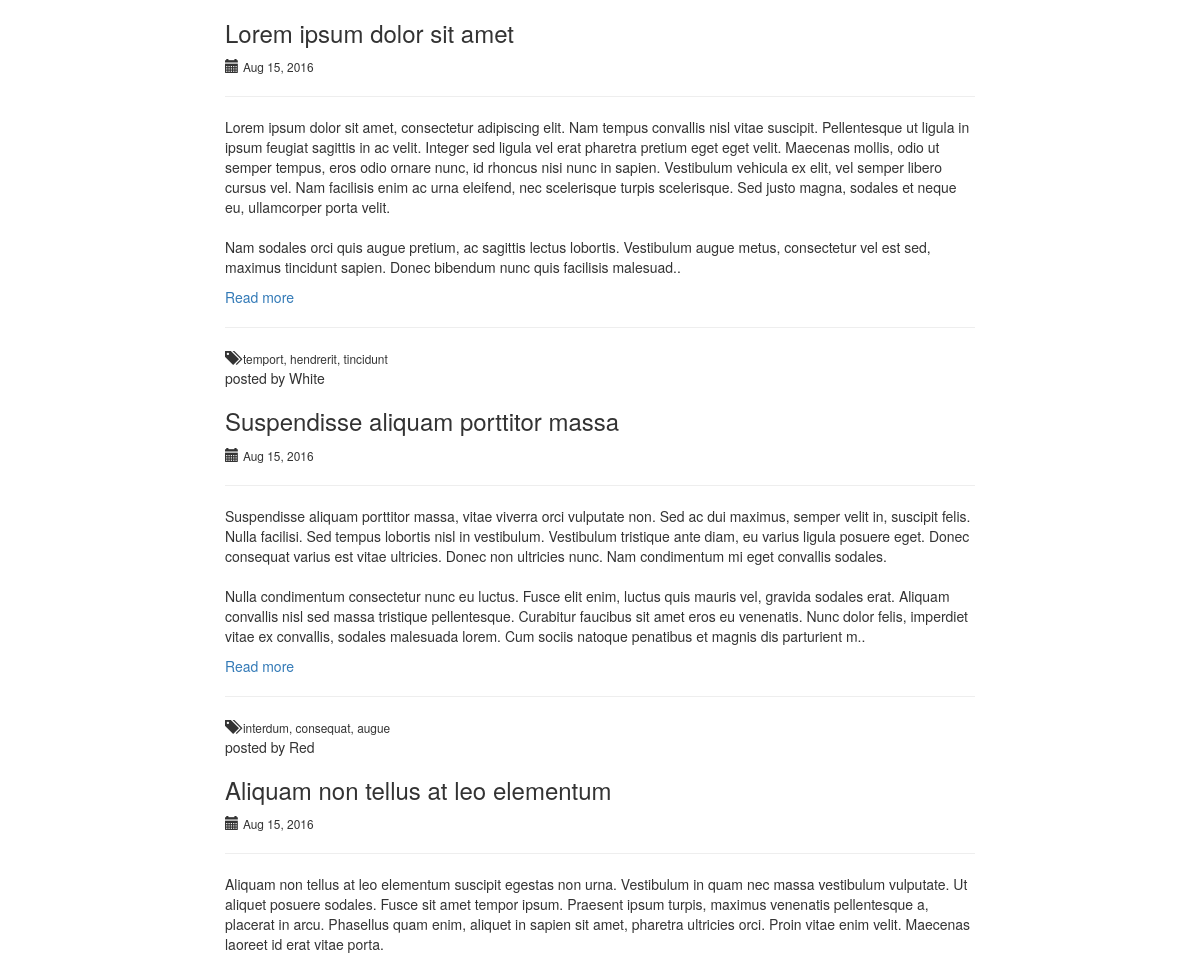
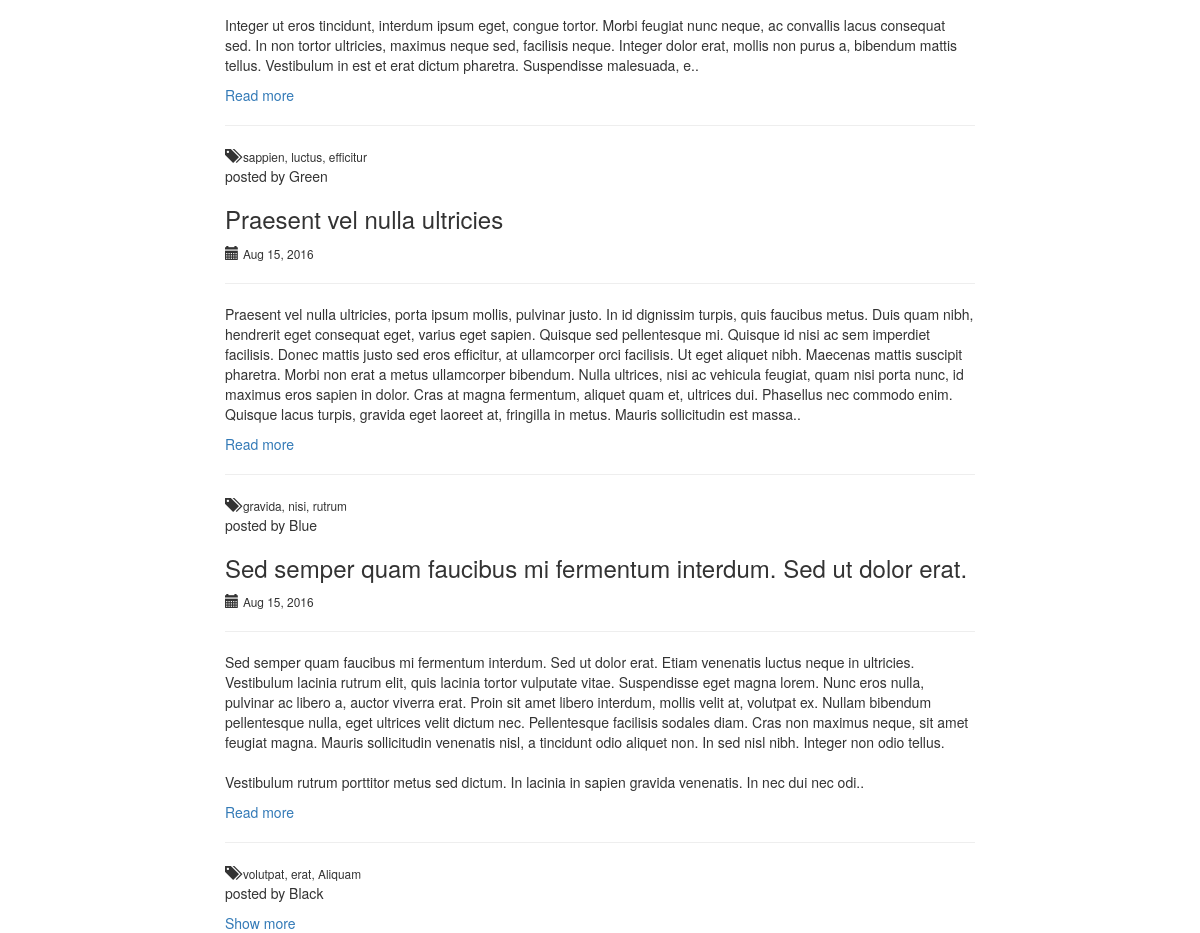
The page / on the database its author committed (2 pictures, top to bottom).
### blog/models.py (models this page shows, shortened)
class Post(models.Model):
    id = models.AutoField(primary_key=True)
    title = models.CharField(max_length=256)
    content = models.TextField()
    author = models.ForeignKey(Author)
    tags = models.CharField(max_length=128)
    published_date = models.DateTimeField(auto_now_add=True)
    update_date = models.DateTimeField(auto_now_add=True)
    approved = models.BooleanField(default=False)
    views = models.IntegerField(default=0)
    class Meta:
        verbose_name_plural = "Posts"
        ordering = ['published_date']
    def content_length(self):
        return len(self.content)

class Author(models.Model):
    id = models.AutoField(primary_key=True)
    nick = models.CharField(max_length=128)
    email = models.EmailField()
    class Meta:
        verbose_name_plural = "Authors"
        ordering = ['-nick']
    def __str__(self):
        return u'%s' % self.nick

### blog/views.py (the view)
# urls.py: url(r'^$', IndexView.as_view(template_name="blog/index.html"), name='index_view'),
class IndexView(TemplateView):
    model = Post
    def get_context_data(self, **kwargs):
        context = super(IndexView, self).get_context_data()
        context['title_page'] = "HomePage"
        context['posts'] = Post.objects.all()[:5]
        return context

### templates/blog/index.html (shortened to what this page needs)
{% extends 'base.html' %}
{% block body_block %}
    <div class="container">
        <div class="row">
            <div class="col-md-offset-2 col-md-8 col-md-offset2">
                {% if posts %}
                    {% for post in posts %}
                        <div class="postTitle">
                            <h3>{{ post.title }}</h3>
                        </div>
                        <div class="postDate">
                            <span class="glyphicon glyphicon-calendar" aria-hidden="true"></span>
                            <small> {{ post.published_date|date:"M d, Y " }}</small>
                        <hr>
                        </div>
                        <div class="postContent">
                        {% if post.content_length <= 700 %}
                            <p>{{ post.content }}</p>
                        {% else %}
                            <p>{{ post.content|slice:"0:700"|linebreaksbr }}..</p>
                        {% endif %}
                        </div>
                        <a href="{% url 'detail_view' pk=post.pk %}">Read more</a>
                        <hr>
                        <div class="postTags">
                            <span class="glyphicon glyphicon-tags" aria-hidden="true"></span>
                            <small> {{ post.tags }}</small>
                            <div class="postAuthor">
                                <p>posted by {{ post.author }} </p>
                            </div>
                        </div>
                    {% endfor %}
                {% else %}
                    <h1>There is no posts.</h1>
                {% endif %}
                <a href="{% url 'all_post_view' page=1 %}"> Show more </a>
            </div>
        </div>
    </div>
{% endblock %}

### templates/base.html (shortened to what this page needs)
<!DOCTYPE html>
{% load staticfiles %}
<html lang="en">
<head>
    <link rel="stylesheet" href="{% static "css/styles.css" %}" type="text/css"/>
    <link rel="stylesheet" href="https://maxcdn.bootstrapcdn.com/bootstrap/3.3.7/css/bootstrap.min.css"
>
    <link rel="stylesheet" href="https://maxcdn.bootstrapcdn.com/bootstrap/3.3.7/css/bootstrap-theme.min.css"
>
</head>
<body>
{% block body_block %}{% endblock %}
</body>
</html>

### rows shown on the page
Post: title "Lorem ipsum dolor sit amet", published_date "Aug 15, 2016", content "Lorem ipsum dolor sit amet, consectetur adipiscing elit. Nam tempus convallis nisl vitae suscipit. Pellentesque ut ligula in ipsum feugiat sagittis in ac velit. Integer sed ligula vel erat pharetra pretium eget eget velit. Maecenas mollis, odio ut semper tempus, eros odio ornare nunc, id rhoncus nisi nunc in sapien. Vestibulum vehicula ex elit, vel semper libero cursus vel. Nam facilisis enim ac urna eleifend, nec scelerisque turpis scelerisque. Sed justo magna, sodales et neque eu, ullamcorper porta velit. Nam sodales orci quis augue pretium, ac sagittis lectus lobortis. Vestibulum augue metus, consectetur vel est sed, maximus tincidunt sapien. Donec bibendum nunc quis facilisis malesuad", tags "temport, hendrerit, tincidunt", author "White"
Post: title "Suspendisse aliquam porttitor massa", published_date "Aug 15, 2016", content "Suspendisse aliquam porttitor massa, vitae viverra orci vulputate non. Sed ac dui maximus, semper velit in, suscipit felis. Nulla facilisi. Sed tempus lobortis nisl in vestibulum. Vestibulum tristique ante diam, eu varius ligula posuere eget. Donec consequat varius est vitae ultricies. Donec non ultricies nunc. Nam condimentum mi eget convallis sodales. Nulla condimentum consectetur nunc eu luctus. Fusce elit enim, luctus quis mauris vel, gravida sodales erat. Aliquam convallis nisl sed massa tristique pellentesque. Curabitur faucibus sit amet eros eu venenatis. Nunc dolor felis, imperdiet vitae ex convallis, sodales malesuada lorem. Cum sociis natoque penatibus et magnis dis parturient m", tags "interdum, consequat, augue", author "Red"
Post: title "Aliquam non tellus at leo elementum", published_date "Aug 15, 2016", content "Aliquam non tellus at leo elementum suscipit egestas non urna. Vestibulum in quam nec massa vestibulum vulputate. Ut aliquet posuere sodales. Fusce sit amet tempor ipsum. Praesent ipsum turpis, maximus venenatis pellentesque a, placerat in arcu. Phasellus quam enim, aliquet in sapien sit amet, pharetra ultricies orci. Proin vitae enim velit. Maecenas laoreet id erat vitae porta. Integer ut eros tincidunt, interdum ipsum eget, congue tortor. Morbi feugiat nunc neque, ac convallis lacus consequat sed. In non tortor ultricies, maximus neque sed, facilisis neque. Integer dolor erat, mollis non purus a, bibendum mattis tellus. Vestibulum in est et erat dictum pharetra. Suspendisse malesuada, e", tags "sappien, luctus, efficitur", author "Green"
Post: title "Praesent vel nulla ultricies", published_date "Aug 15, 2016", content "Praesent vel nulla ultricies, porta ipsum mollis, pulvinar justo. In id dignissim turpis, quis faucibus metus. Duis quam nibh, hendrerit eget consequat eget, varius eget sapien. Quisque sed pellentesque mi. Quisque id nisi ac sem imperdiet facilisis. Donec mattis justo sed eros efficitur, at ullamcorper orci facilisis. Ut eget aliquet nibh. Maecenas mattis suscipit pharetra. Morbi non erat a metus ullamcorper bibendum. Nulla ultrices, nisi ac vehicula feugiat, quam nisi porta nunc, id maximus eros sapien in dolor. Cras at magna fermentum, aliquet quam et, ultrices dui. Phasellus nec commodo enim. Quisque lacus turpis, gravida eget laoreet at, fringilla in metus. Mauris sollicitudin est massa", tags "gravida, nisi, rutrum", author "Blue"
Post: title "Sed semper quam faucibus mi fermentum interdum. Sed ut dolor erat.", published_date "Aug 15, 2016", content "Sed semper quam faucibus mi fermentum interdum. Sed ut dolor erat. Etiam venenatis luctus neque in ultricies. Vestibulum lacinia rutrum elit, quis lacinia tortor vulputate vitae. Suspendisse eget magna lorem. Nunc eros nulla, pulvinar ac libero a, auctor viverra erat. Proin sit amet libero interdum, mollis velit at, volutpat ex. Nullam bibendum pellentesque nulla, eget ultrices velit dictum nec. Pellentesque facilisis sodales diam. Cras non maximus neque, sit amet feugiat magna. Mauris sollicitudin venenatis nisl, a tincidunt odio aliquet non. In sed nisl nibh. Integer non odio tellus. Vestibulum rutrum porttitor metus sed dictum. In lacinia in sapien gravida venenatis. In nec dui nec odi", tags "volutpat, erat, Aliquam", author "Black"
